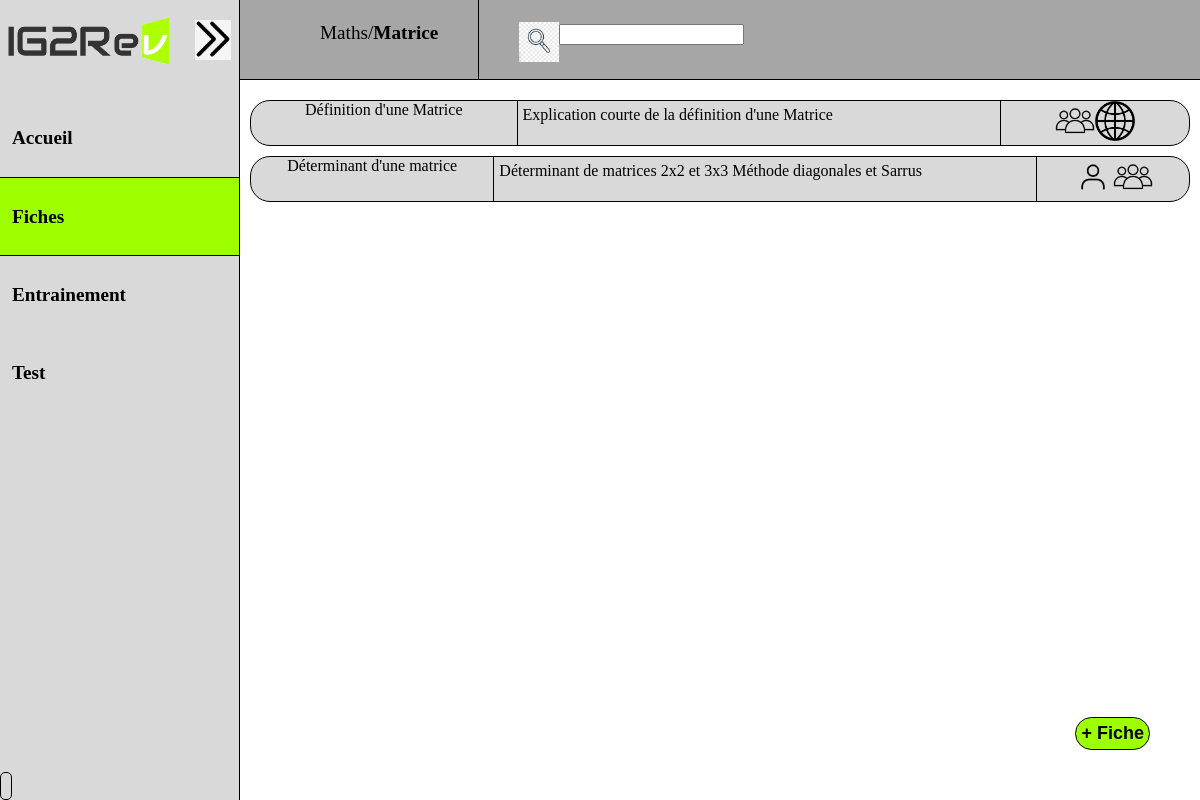
The page /index.php?view=chapter&chapter=1&MatiereName=Maths&ChapterName=Matrice (signed in) on the database its author committed.
### tables this page shows
CREATE TABLE `Lessons` (
  `Id` int(11) PRIMARY KEY NOT NULL AUTO_INCREMENT ,
  `Title` char(255) DEFAULT NULL,
  `Chapter` int(11) DEFAULT NULL,
  `Text` text DEFAULT NULL,
  `Description` char(255) DEFAULT NULL,
  `Owner` int(11) DEFAULT NULL
);

### libs/maLibUtils.php (called while the page is built, shortened)
<?php
function valider($nom,$type="REQUEST")
{
	switch($type)
	{
		case 'REQUEST':
		if(isset($_REQUEST[$nom]) && !($_REQUEST[$nom] == ""))
			return proteger($_REQUEST[$nom]);
		break;
		case 'SESSION':
		if(isset($_SESSION[$nom]) && !($_SESSION[$nom] == ""))
			return $_SESSION[$nom];
		break;
	}
	return false;
}
function proteger($str)
{
	if (is_array($str))
	{
		$nextTab = array();
		foreach($str as $cle => $val)
		{
			$nextTab[$cle] = addslashes($val);
		}
		return $nextTab;
	}
	else
		return addslashes ($str);
}
?>

### libs/maLibSQL.pdo.php (called while the page is built, shortened)
<?php
include_once "config.php";
function SQLGetChamp($sql)
{
	global $BDD_host;
	global $BDD_base;
	global $BDD_user;
	global $BDD_password;
	try {
		$dbh = new PDO("mysql:host=$BDD_host;dbname=$BDD_base", $BDD_user, $BDD_password);
	} catch (PDOException $e) {
		die("<font color=\"red\">SQLGetChamp: Erreur de connexion : " . $e->getMessage() . "</font>");
	}
	$dbh->exec("SET CHARACTER SET utf8");
	$res = $dbh->query($sql);
	$num = $res->rowCount();
	if ($num==0) return false;
	$res->setFetchMode(PDO::FETCH_NUM);
	$ligne = $res->fetch();
	if ($ligne == false) return false;
	else return $ligne[0];
}
function SQLSelect($sql)
{
 	global $BDD_host;
	global $BDD_base;
 	global $BDD_user;
 	global $BDD_password;
	try {
		$dbh = new PDO("mysql:host=$BDD_host;dbname=$BDD_base", $BDD_user, $BDD_password);
	} catch (PDOException $e) {
		die("<font color=\"red\">SQLSelect: Erreur de connexion : " . $e->getMessage() . "</font>");
	}
	$dbh->exec("SET CHARACTER SET utf8");
	$res = $dbh->query($sql);
	$num = $res->rowCount();
	if ($num==0) return false;
	else return $res;
}
function parcoursRs($result)
{
	if  ($result == false) return array();
	$result->setFetchMode(PDO::FETCH_ASSOC);
	while ($ligne = $result->fetch())
		$tab[]= $ligne;
	return $tab;
}
?>

### libs/modele.php (called while the page is built, shortened)
<?php
include_once "libs/maLibSQL.pdo.php";
function SelectLessonGroups($id,$edit=0)
{
    $sql = "SELECT * FROM Lessons
JOIN Teams_Lesson_Links
ON Teams_Lesson_Links.Lesson=Lessons.Id
JOIN Teams ON Teams.Id=Teams_Lesson_Links.Team
Where Teams_Lesson_Links.Editing=$edit
AND Lessons.Id=$id;";
    return parcoursRs(SQLSelect($sql));
}
function SelectUserChapterLesson($iduser,$idchapter){
    $sql="SELECT DISTINCT Lessons.Id,Lessons.Chapter,Lessons.Title,Lessons.Description,Lessons.Owner FROM Lessons
    JOIN Teams_Lesson_Links AS TLL ON TLL.Lesson=Lessons.Id
    JOIN Teams ON Teams.Id=TLL.Team
    JOIN Users_Teams_Links AS UTL ON UTL.Team=Teams.Id
    JOIN Users ON Users.Id=UTL.User
    Where Users.Id=$iduser AND Lessons.Chapter=$idchapter;";
    return parcoursRs(SQLSelect($sql));
}
function SelectLessonInGroup($idLesson,$idGroup)
{
    $sql = "SELECT Lessons.Id FROM Lessons
JOIN Teams_Lesson_Links
ON Teams_Lesson_Links.Lesson=Lessons.Id
JOIN Teams ON Teams.Id=Teams_Lesson_Links.Team
Where Teams_Lesson_Links.Team=$idLesson
AND Lessons.Id=$idLesson;";
    return SQLGetChamp($sql);
}
?>

### Vue/chapter.php (the view, shortened to what this page needs)
<?php
include_once "libs/maLibUtils.php";
include_once "libs/maLibSQL.pdo.php";
include_once "libs/maLibSecurisation.php";
include_once "libs/modele.php";
$idchapter = valider("chapter");
$MatiereName = urldecode(valider("MatiereName"));
$ChapterName = urldecode(valider("ChapterName"));
?>
<!DOCTYPE html>
<html lang="en">
<head>
    <link rel="stylesheet" href="CSS/style.css">
    <link rel="stylesheet" href="CSS/chapter.css">
</head>
<body onload="Initiate()" id="body">
    <header id="pageHeader">
        <div id="location">
            <?php
            echo "<br>" . $MatiereName . "/<b>" . $ChapterName . "</b>";
            ?>
        </div>
        <div id="search">
            <br>
            <img src="ressources/search.jpg">
            <input type="text">
        </div>
    </header>
    <nav id="mainNav">
        <div id="logo">
            <img src="ressources/IG2Rev_Logo.png">
        </div>
        <div id="collapse-button" onclick="CollapseBar()">
            <img src="ressources/collapse.jpeg">
        </div>
        <div  class="link" onclick="location.href='index.php?view=accueil'">
            <h1>Accueil</h1>
        </div>
        <div id="selected-link" class="link" onclick="location.href='index.php?view=subjects'">
            <h1>Fiches</h1>
        </div>
        <div class="link" onclick="location.href='index.php?view=program'">
            <h1>Entrainement</h1>
        </div>
        <div class="link">
            <h1>Test</h1>
        </div>
        <div id="settings" onclick="location.href='index.php?view=settings'">
        </div>
    </nav>
    <article id="mainArticle">
        <?php
        $tablesson = SelectUserChapterLesson(valider("idUser", "SESSION"), $idchapter);
        foreach ($tablesson as $lesson) {
            echo "<div class=\"lesson\" id=".$lesson["Id"]." onclick=\"location.href='index.php?view=lesson&lesson=" . $lesson["Id"] . "&MatiereName=" . urlencode($MatiereName) . "&ChapterName=" . urlencode($ChapterName) . "&LessonName=" . urlencode($lesson["Title"]) . "'\">" .
                "<div class=\"lesson-name\">"
                . $lesson["Title"] .
                "</div>
            <div class=\"lesson-description\">"
                . $lesson["Description"] .
                "</div> <div class=\"lesson-sharing\">";
            if ($lesson["Owner"] == valider("idUser", "SESSION"))
                echo "<img src=\"ressources/person.png\">";
            if ((SelectLessonGroups($lesson["Id"], 0) != array()) || (SelectLessonGroups($lesson["Id"], 1) != array()))
                echo "<img src=\"ressources/people.png\">";
            if (SelectLessonInGroup($lesson["Id"], 0) == $lesson["Id"]) {
                echo "<img src=\"ressources/world.png\">";
            }
            echo "</div> </div>";
        }
        ?>
    </article>
    <form action="chapter.html">
        <button id="new-lesson" type="submit"><b>+ Fiche</b></button>
    </form>
</body>
</html>

### CSS/style.css (style rules this page uses)
body { display: grid; grid-template-areas: "nav header" "nav article"; grid-template-rows: 80px 1fr; grid-template-columns: 20% 1fr; height: 100vh; margin: 0; }
#pageHeader { grid-area: header; background-color: #d9d9d9; border-bottom: 1px solid black; }
#mainArticle { grid-area: article; overflow-y: auto; padding: 10px; }
#mainNav { grid-area: nav; background-color: #d9d9d9; border-right: 1px solid black; }
#logo { position: relative; float: left; display: block; width: 70%; margin-top: 5%; margin-bottom: 10%; }
#logo>img { width: 100%; margin: 5px; }
#collapse-button { position: relative; float: right; display: block; width: 15%; margin-top: 5%; }
#collapse-button>img { position: relative; float: right; display: block; width: 100%; margin: 8px; }
.link { position: relative; float: left; display: block; padding: 5%; width: 90%; font-size: 70%; }
#selected-link { width: 90%; background-color: #9eff00; border-top: 1px solid black; border-bottom: 1px solid black; }
#settings { position: absolute; bottom: 0; padding: 5px; font-size: 70%; border: 1px solid black; border-radius: 5px; }

### CSS/chapter.css (style rules this page uses)
#pageHeader { font-size: larger; background-color: #a6a6a6; }
#location { display: block; float: left; padding-left: 80px; padding-right: 40px; border-right: 1px solid black; width: fit-content; height: 100%; }
#search { padding-left: 40px; display: block; float: left; }
#search > img { display: block; float: left; height: 40px; width: 40px; }
.lesson { display: grid; grid-template-areas: 'name name description description description sharing sharing'; position: relative; margin: auto; margin-top: 10px; overflow: auto; background-color: #d9d9d9; border: 1px solid black; border-radius: 20px; }
.lesson-name { grid-area: name; border-right: 1px solid black; text-align: center; }
.lesson-description { grid-area: description; padding: 5px; }
.lesson-sharing { grid-area: sharing; text-align: center; border-left: 1px solid black; }
.lesson > div > img { height: 40px; width: 40px; }
#new-lesson { position: fixed; bottom: 50px; right: 50px; background-color: #9eff00; border: 1px solid black; border-radius: 20px; text-align: center; font-size: large; padding: 5px; height: fit-content; width: fit-content; }

### rows shown on the page
lessons: Title "Définition d'une Matrice", Description "Explication courte de la définition d'une Matrice"
lessons: Title "Déterminant d'une matrice", Description "Déterminant de matrices 2x2 et 3x3 Méthode diagonales et Sarrus"

### other values the page prints
$MatiereName "Maths"
$ChapterName "Matrice"
